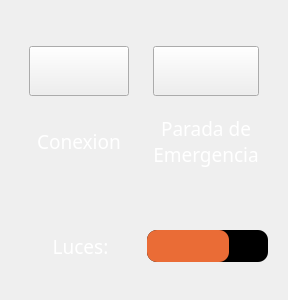
                             <widget class="QFrame" name="verticalFrame">
                              <property name="minimumSize">
                               <size>
                                <width>0</width>
                                <height>300</height>
                               </size>
                              </property>
                              <property name="maximumSize">
                               <size>
                                <width>16777215</width>
                                <height>300</height>
                               </size>
                              </property>
                              <layout class="QVBoxLayout" name="verticalLayout_35">
                               <item>
                                <widget class="QFrame" name="horizontalFrame">
                                 <property name="maximumSize">
                                  <size>
                                   <width>16777215</width>
                                   <height>170</height>
                                  </size>
                                 </property>
                                 <layout class="QHBoxLayout" name="horizontalLayout_35">
                                  <item>
                                   <widget class="QFrame" name="verticalFrame">
                                    <layout class="QVBoxLayout" name="verticalLayout_36">
                                     <item>
                                      <widget class="QPushButton" name="btn_document_27">
                                       <property name="minimumSize">
                                        <size>
                                         <width>100</width>
                                         <height>50</height>
                                        </size>
                                       </property>
                                       <property name="maximumSize">
                                        <size>
                                         <width>700</width>
                                         <height>50</height>
                                        </size>
                                       </property>
                                       <property name="font">
                                        <font>
                                         <pointsize>10</pointsize>
                                         <weight>75</weight>
                                         <bold>true</bold>
                                        </font>
                                       </property>
                                       <property name="styleSheet">
                                        <string notr="true"/>
                                       </property>
                                       <property name="text">
                                        <string/>
                                       </property>
                                       <property name="icon">
                                        <iconset>
                                         <normaloff>iconos/connect.svg</normaloff>iconos/connect.svg</iconset>
                                       </property>
                                       <property name="iconSize">
                                        <size>
                                         <width>80</width>
                                         <height>80</height>
                                        </size>
                                       </property>
                                      </widget>
                                     </item>
                                     <item>
                                      <widget class="QLabel" name="label_67">
                                       <property name="font">
                                        <font>
                                         <family>Segoe UI Variable</family>
                                         <pointsize>14</pointsize>
                                        </font>
                                       </property>
                                       <property name="styleSheet">
                                        <string notr="true">color:rgb(255, 255, 255)</string>
                                       </property>
                                       <property name="text">
                                        <string>Conexion</string>
                                       </property>
                                       <property name="alignment">
                                        <set>Qt::AlignCenter</set>
                                       </property>
                                      </widget>
                                     </item>
                                    </layout>
                                   </widget>
                                  </item>
                                  <item>
                                   <widget class="QFrame" name="verticalFrame">
                                    <layout class="QVBoxLayout" name="verticalLayout_39">
                                     <item>
                                      <widget class="QPushButton" name="btn_parada">
                                       <property name="minimumSize">
                                        <size>
                                         <width>100</width>
                                         <height>50</height>
                                        </size>
                                       </property>
                                       <property name="maximumSize">
                                        <size>
                                         <width>700</width>
                                         <height>50</height>
                                        </size>
                                       </property>
                                       <property name="font">
                                        <font>
                                         <pointsize>10</pointsize>
                                         <weight>75</weight>
                                         <bold>true</bold>
                                        </font>
                                       </property>
                                       <property name="styleSheet">
                                        <string notr="true"/>
                                       </property>
                                       <property name="text">
                                        <string/>
                                       </property>
                                       <property name="icon">
                                        <iconset>
                                         <normaloff>iconos/parada.svg</normaloff>iconos/parada.svg</iconset>
                                       </property>
                                       <property name="iconSize">
                                        <size>
                                         <width>80</width>
                                         <height>80</height>
                                        </size>
                                       </property>
                                      </widget>
                                     </item>
                                     <item>
                                      <widget class="QLabel" name="label_68">
                                       <property name="maximumSize">
                                        <size>
                                         <width>200</width>
                                         <height>16777215</height>
                                        </size>
                                       </property>
                                       <property name="font">
                                        <font>
                                         <family>Segoe UI Variable</family>
                                         <pointsize>14</pointsize>
                                         <underline>false</underline>
                                         <strikeout>false</strikeout>
                                         <stylestrategy>PreferDefault</stylestrategy>
                                        </font>
                                       </property>
                                       <property name="styleSheet">
                                        <string notr="true">color:rgb(255, 255, 255)</string>
                                       </property>
                                       <property name="text">
                                        <string>Parada de Emergencia</string>
                                       </property>
                                       <property name="textFormat">
                                        <enum>Qt::AutoText</enum>
                                       </property>
                                       <property name="scaledContents">
                                        <bool>false</bool>
                                       </property>
                                       <property name="alignment">
                                        <set>Qt::AlignCenter</set>
                                       </property>
                                       <property name="wordWrap">
                                        <bool>true</bool>
                                       </property>
                                      </widget>
                                     </item>
                                    </layout>
                                   </widget>
                                  </item>
                                 </layout>
                                </widget>
                               </item>
                               <item>
                                <widget class="QFrame" name="horizontalFrame_8">
                                 <property name="maximumSize">
                                  <size>
                                   <width>16777215</width>
                                   <height>50</height>
                                  </size>
                                 </property>
                                 <layout class="QHBoxLayout" name="horizontalLayout_36">
                                  <item>
                                   <widget class="QLabel" name="label_9">
                                    <property name="font">
                                     <font>
                                      <family>Segoe UI Variable</family>
                                      <pointsize>14</pointsize>
                                     </font>
                                    </property>
                                    <property name="styleSheet">
                                     <string notr="true">color:rgb(255, 255, 255)</string>
                                    </property>
                                    <property name="text">
                                     <string>Luces:</string>
                                    </property>
                                    <property name="alignment">
                                     <set>Qt::AlignCenter</set>
                                    </property>
                                   </widget>
                                  </item>
                                  <item>
                                   <widget class="QProgressBar" name="progressBar_luz">
                                    <property name="sizePolicy">
                                     <sizepolicy hsizetype="Preferred" vsizetype="Minimum">
                                      <horstretch>0</horstretch>
                                      <verstretch>0</verstretch>
                                     </sizepolicy>
                                    </property>
                                    <property name="minimumSize">
                                     <size>
                                      <width>0</width>
                                      <height>20</height>
                                     </size>
                                    </property>
                                    <property name="maximumSize">
                                     <size>
                                      <width>16777215</width>
                                      <height>50</height>
                                     </size>
                                    </property>
                                    <property name="styleSheet">
                                     <string notr="true">QProgressBar
{
border: solid grey;
border-radius: 10px;
background-color:rgb(0, 0, 0);
color: black;
}
QProgressBar::chunk 
{
background-color: #EA6C36;
border-radius :10px;
}
QProgressBar::font
{
color:rgb(255, 255, 255)
}</string>
                                    </property>
                                    <property name="value">
                                     <number>68</number>
                                    </property>
                                    <property name="alignment">
                                     <set>Qt::AlignCenter</set>
                                    </property>
                                    <property name="format">
                                     <string notr="true"/>
                                    </property>
                                   </widget>
                                  </item>
                                 </layout>
                                </widget>
                               </item>
                              </layout>
                             </widget>
